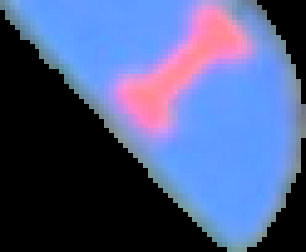
#> input picture Older Code Base/Edhitha ADLC/Semicircle.png, 306 x 252 px, found by its file name
$ python color3copy.py   (Python 2 division)
#> lines starting #> are read from the running program, lines starting #| are printed output that depends on the picture
import cv2
import numpy as np
def kmeans(image):
    #image=cv2.GaussianBlur(image,(7,7),0)
    vectorized=image.reshape(-1,3)
    vectorized=np.float32(vectorized)
    criteria=(cv2.TERM_CRITERIA_EPS + cv2.TERM_CRITERIA_MAX_ITER, 10, 1.0)
    ret,label,center=cv2.kmeans (vectorized,3,criteria,10,cv2.KMEANS_RANDOM_CENTERS)
    res = center[label.flatten()]
    segmented_image = res.reshape((image.shape))
    return label.reshape((image.shape[0],image.shape[1])),segmented_image.astype(np.uint8)

def extractComponent(image,label_image,label):
    component=np.zeros(image.shape,np.uint8)
    component[label_image==label]=image[label_image==label]
    return component

#def detect(cluster):


################################################################################
image=cv2.imread("Semicircle.PNG",1)
#> image is the input picture: shape (252, 306, 3); mean B, G, R 135.2, 90, 77.1
cv2.imshow("original",image)
label,result=kmeans(image)
#> in kmeans, `ret,label,center=cv2.kmeans (vectorized,3,criteria,10,cv2.KMEANS_RANDO..`: ret = 67940216.7; center = [[194.5, 141.7, 237], [234.6, 153.7, 108.3], [0, 0, 0]]
#> in kmeans, `segmented_image = res.reshape((image.shape))`:
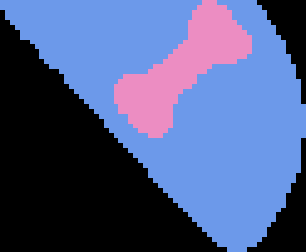
#> segmented_image: shape (252, 306, 3) float32; mean B, G, R 135.2, 89.9, 77.1
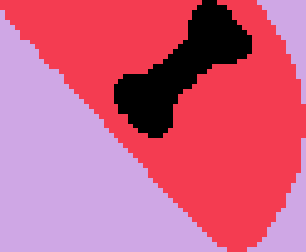
#> label: shape (252, 306) int32; 3 distinct labels, from 0 to 2; one colour per label, 0 black
print "end"
cv2.imshow("clustered",result)
result0=extractComponent(result,label,0)
#> in extractComponent, `component[label_image==label]=image[label_image==label]`:
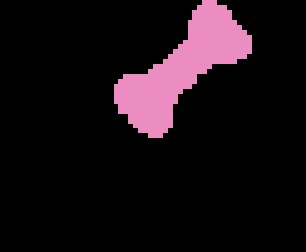
#> component: shape (252, 306, 3); mean B, G, R 19.3, 14, 23.5
result1=extractComponent(result,label,1)
#> call 2 of extractComponent, with label = 1
#> in extractComponent (call 2), `component[label_image==label]=image[label_image==label]`:
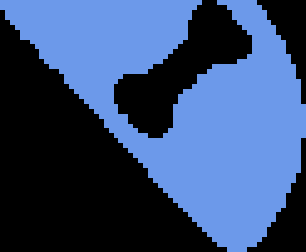
#> component: shape (252, 306, 3); mean B, G, R 115.5, 75.5, 53.3
result2=extractComponent(result,label,2)
#> in extractComponent (call 3), `component[label_image==label]=image[label_image==label]`: component: shape (252, 306, 3); every value is 0
cv2.imshow("cluster0",result0)
cv2.imshow("cluster1",result1)
cv2.imshow("cluster2",result2)
###############################################################################
blurred = cv2.GaussianBlur(result0,(5,5),0)
cv2.imshow("smooth",blurred)
cv2.waitKey(0)
cv2.destroyAllWindows()

$ run again, with Older Code Base/Edhitha ADLC/I.PNG copied over Older Code Base/Edhitha ADLC/Semicircle.png
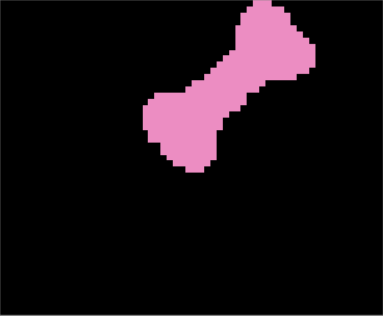
#> input picture Older Code Base/Edhitha ADLC/I.PNG, 383 x 316 px, found by its file name
#> image is the input picture: shape (316, 383, 3); mean B, G, R 20, 14.8, 24.2
#> ret = 6899074; center = [[115.5, 100.7, 127.3], [193.8, 140.9, 235.8], [0.475, 0.456, 0.491]]
#> `label,result=kmeans(image)`:
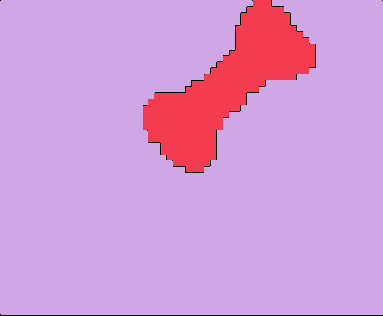
#> label: shape (316, 383) int32; 3 distinct labels, from 0 to 2; one colour per label, 0 black
#> in extractComponent, `component[label_image==label]=image[label_image==label]`:
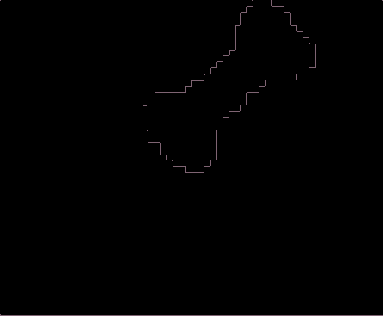
#> component: shape (316, 383, 3); mean B, G, R 0.8, 0.7, 0.9
#> component: shape (316, 383, 3); every value is 0
